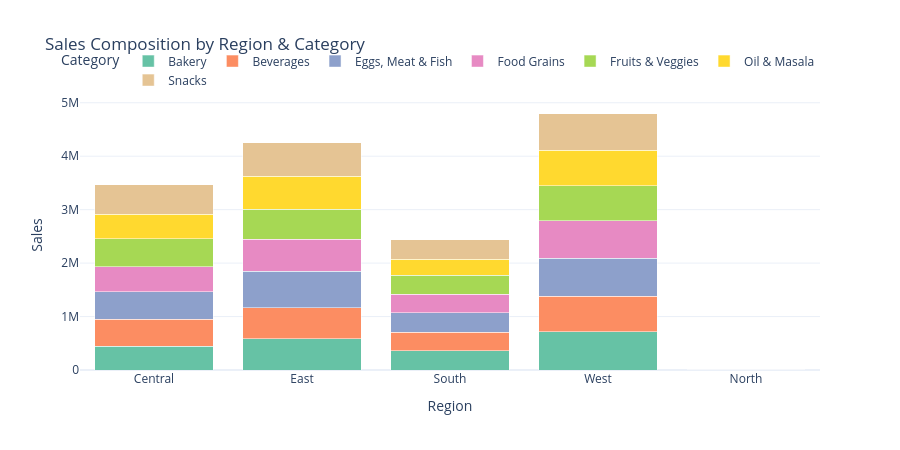

The code cell stored with this chart in its notebook:
### Code cell
region_cat = df.groupby(['Region', 'Category']).agg(Sales=('Sales', 'sum')).reset_index()

fig = px.bar(region_cat, x='Region', y='Sales', color='Category',
             title='Sales Composition by Region & Category',
             color_discrete_sequence=px.colors.qualitative.Set2)
fig.update_layout(template=TEMPLATE, height=450, barmode='stack',
                  legend=dict(orientation='h', yanchor='bottom', y=1.02, xanchor='right', x=1))
fig.show()

### Figure 1 — Plotly figure (JSON) as saved in the notebook; plotly's stock layout.template omitted (floating-point values rounded to 4 significant figures)
{"data": [{"hovertemplate": "Category=Bakery<br>Region=%{x}<br>Sales=%{y}<extra></extra>", "legendgroup": "Bakery", "marker": {"color": "rgb(102,194,165)", "pattern": {"shape": ""}}, "name": "Bakery", "orientation": "v", "showlegend": true, "textposition": "auto", "type": "bar", "x": ["Central", "East", "South", "West"], "xaxis": "x", "y": [448343, 588241, 361385, 714312], "yaxis": "y"}, {"hovertemplate": "Category=Beverages<br>Region=%{x}<br>Sales=%{y}<extra></extra>", "legendgroup": "Beverages", "marker": {"color": "rgb(252,141,98)", "pattern": {"shape": ""}}, "name": "Beverages", "orientation": "v", "showlegend": true, "textposition": "auto", "type": "bar", "x": ["Central", "East", "South", "West"], "xaxis": "x", "y": [501194, 577206, 344666, 662247], "yaxis": "y"}, {"hovertemplate": "Category=Eggs, Meat & Fish<br>Region=%{x}<br>Sales=%{y}<extra></extra>", "legendgroup": "Eggs, Meat & Fish", "marker": {"color": "rgb(141,160,203)", "pattern": {"shape": ""}}, "name": "Eggs, Meat & Fish", "orientation": "v", "showlegend": true, "textposition": "auto", "type": "bar", "x": ["Central", "East", "South", "West"], "xaxis": "x", "y": [516642, 677830, 360963, 711966], "yaxis": "y"}, {"hovertemplate": "Category=Food Grains<br>Region=%{x}<br>Sales=%{y}<extra></extra>", "legendgroup": "Food Grains", "marker": {"color": "rgb(231,138,195)", "pattern": {"shape": ""}}, "name": "Food Grains", "orientation": "v", "showlegend": true, "textposition": "auto", "type": "bar", "x": ["Central", "East", "South", "West"], "xaxis": "x", "y": [463683, 598868, 353069, 699652], "yaxis": "y"}, {"hovertemplate": "Category=Fruits & Veggies<br>Region=%{x}<br>Sales=%{y}<extra></extra>", "legendgroup": "Fruits & Veggies", "marker": {"color": "rgb(166,216,84)", "pattern": {"shape": ""}}, "name": "Fruits & Veggies", "orientation": "v", "showlegend": true, "textposition": "auto", "type": "bar", "x": ["Central", "East", "South", "West"], "xaxis": "x", "y": [526507, 564237, 352162, 657821], "yaxis": "y"}, {"hovertemplate": "Category=Oil & Masala<br>Region=%{x}<br>Sales=%{y}<extra></extra>", "legendgroup": "Oil & Masala", "marker": {"color": "rgb(255,217,47)", "pattern": {"shape": ""}}, "name": "Oil & Masala", "orientation": "v", "showlegend": true, "textposition": "auto", "type": "bar", "x": ["Central", "East", "North", "South", "West"], "xaxis": "x", "y": [453293, 622071, 1254, 298859, 662965], "yaxis": "y"}, {"hovertemplate": "Category=Snacks<br>Region=%{x}<br>Sales=%{y}<extra></extra>", "legendgroup": "Snacks", "marker": {"color": "rgb(229,196,148)", "pattern": {"shape": ""}}, "name": "Snacks", "orientation": "v", "showlegend": true, "textposition": "auto", "type": "bar", "x": ["Central", "East", "South", "West"], "xaxis": "x", "y": [558494, 619915, 369357, 689780], "yaxis": "y"}], "layout": {"barmode": "stack", "height": 450, "legend": {"orientation": "h", "title": {"text": "Category"}, "tracegroupgap": 0, "x": 1, "xanchor": "right", "y": 1.02, "yanchor": "bottom"}, "title": {"text": "Sales Composition by Region & Category"}, "xaxis": {"anchor": "y", "domain": [0, 1], "title": {"text": "Region"}}, "yaxis": {"anchor": "x", "domain": [0, 1], "title": {"text": "Sales"}}}}
